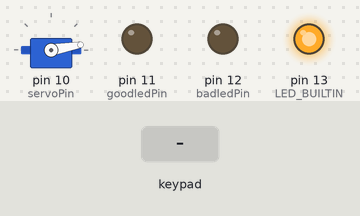
Bench run of a sketch on a simulated Arduino Uno, built with avr-gcc and run on an emulated ATmega328P. Shown: servo, output pins drawn as LEDs (lit = HIGH). The test bench sets the inputs (shaded band).

Above: at 1.2 s.
1.3 s: keypad keys 1 7 0 1 D pressed 0.4 s apart
At 3.2 s:
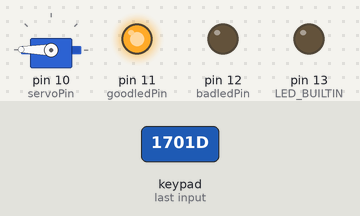
4.8 s: keypad keys 1 7 0 1 D # pressed 0.4 s apart
At 6.6 s:
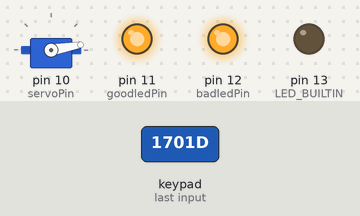
8.7 s: keypad keys 2 3 4 5 pressed 0.4 s apart
At 10.2 s:
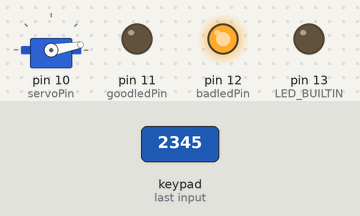
11.8 s: key '*' pressed
At 12.6 s:
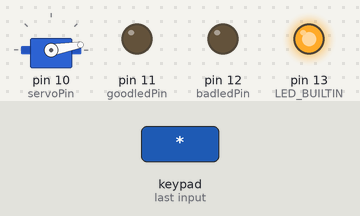
Timing chart, 0 to 14.3 s (numbered marks = the images above; inputs shaded):
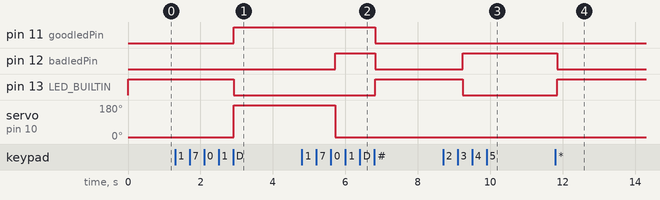

Measured:
- after the input at 1.3 s, pin 11 (goodledPin): LOW → HIGH after 1.6 s; pin 13 (LED_BUILTIN): HIGH → LOW after 1.6 s; servo on pin 10 (servoPin): 10° → 179° after 1.6 s
- after the input at 4.8 s, pin 11 (goodledPin): HIGH → LOW after 2.0 s; pin 12 (badledPin): LOW → HIGH after 0.93 s, → LOW 1.1 s later; pin 13 (LED_BUILTIN): LOW → HIGH after 2.0 s; servo on pin 10 (servoPin): 179° → 10° after 0.93 s
- after the input at 8.7 s, pin 12 (badledPin): LOW → HIGH after 0.54 s; pin 13 (LED_BUILTIN): HIGH → LOW after 0.54 s
- after the input at 11.8 s, pin 12 (badledPin): HIGH → LOW after 0.05 s; pin 13 (LED_BUILTIN): LOW → HIGH after 0.05 s

The sketch:

keypad_demo.ino
```cpp
#include <Keypad.h>
#include <Servo.h>

Servo myservo;  // create servo object to control a servo

const int goodledPin = 11;
const int badledPin = 12;
const int servoPin = 10;

const byte ROWS = 4;
const byte COLS = 4;

byte rowPins[ROWS] = { 2, 3, 4, 5 }; //connect to row pinouts
byte colPins[COLS] = { 6, 7, 8, 9 }; //connect to column pinouts

const char pass[5] = { '1', '7', '0', '1', 'D' };

int numTries = 0;
int pNum = 0; // itteration of password (pass[pNum])

char keys[ROWS][COLS] = {
  { '1', '2', '3', 'A' },
  { '4', '5', '6', 'B' },
  { '7', '8', '9', 'C' },
  { '*', '0', '#', 'D' }
};

Keypad keypad = Keypad(makeKeymap(keys), rowPins, colPins, ROWS, COLS);

void setup()
{
  pinMode(LED_BUILTIN, OUTPUT);
  pinMode(goodledPin, OUTPUT);
  pinMode(badledPin, OUTPUT);
  myservo.attach(servoPin);  // attaches the servo on pin 9 to the servo object
//  Serial.begin(9600);
  myservo.write(10);
}

void loop()
{
  char key = keypad.getKey();
  if (key != NO_KEY)
  {
    if (key == '*' || key == '#')
    {
      numTries = 0;
      pNum = 0;
      myservo.write(10);
      digitalWrite(badledPin, LOW);
      digitalWrite(goodledPin, LOW);
    }
  }
  if (numTries >= 3)
  {
    digitalWrite(badledPin, HIGH);
    myservo.write(10);
  }
  else
  {
    if (key != NO_KEY)
    {
      if (key == pass[pNum])
      {
//        Serial.println(key);
        pNum++;
       }
      else
      {
        numTries++;
      }
    }
    if (pNum >= 5 && digitalRead(badledPin) != HIGH)
    {
      digitalWrite(goodledPin, HIGH);
      myservo.write(179);
    }
  }
  if (digitalRead(goodledPin) == LOW && digitalRead(badledPin) == LOW)
    digitalWrite(LED_BUILTIN, HIGH);
  else
    digitalWrite(LED_BUILTIN, LOW);
  delay(100);
}
```
